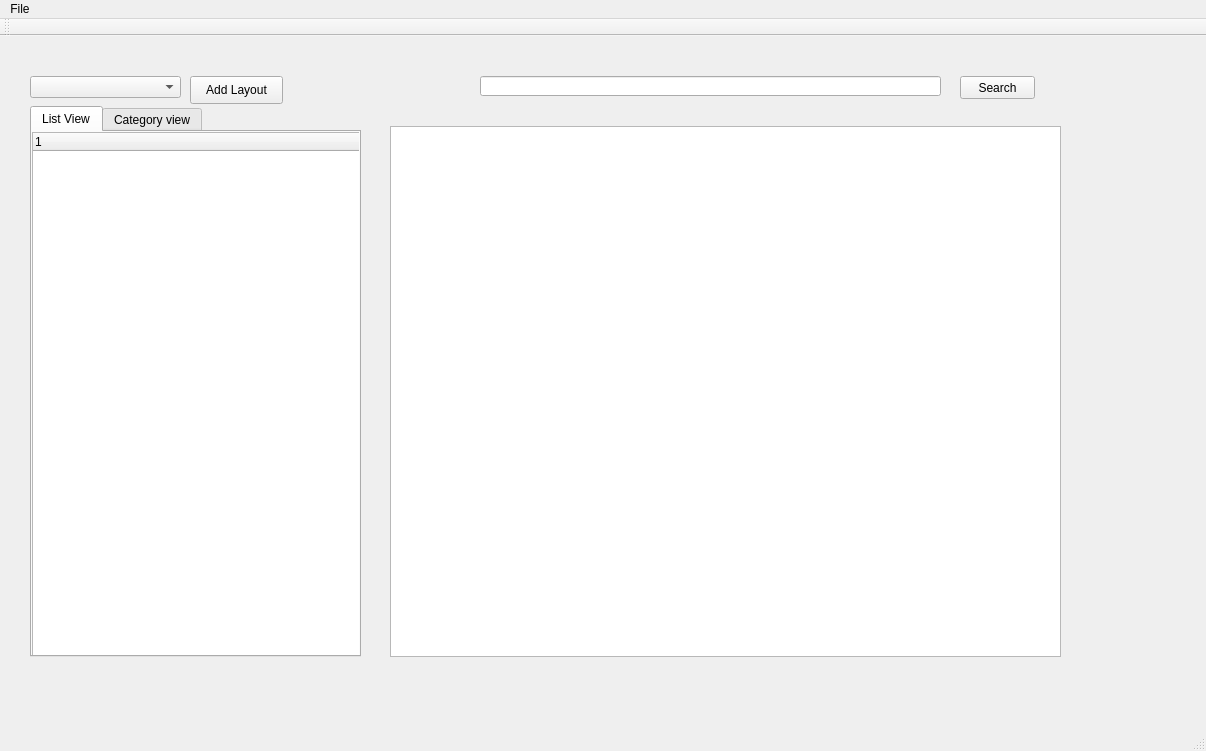
<?xml version="1.0" encoding="UTF-8"?>
<ui version="4.0">
 <class>StuffFinderClass</class>
 <widget class="QMainWindow" name="StuffFinderClass">
  <property name="geometry">
   <rect>
    <x>0</x>
    <y>0</y>
    <width>1206</width>
    <height>751</height>
   </rect>
  </property>
  <property name="windowTitle">
   <string>StuffFinder</string>
  </property>
  <widget class="QWidget" name="centralWidget">
   <widget class="QTabWidget" name="tabWidget">
    <property name="geometry">
     <rect>
      <x>30</x>
      <y>70</y>
      <width>331</width>
      <height>551</height>
     </rect>
    </property>
    <property name="currentIndex">
     <number>0</number>
    </property>
    <widget class="QWidget" name="tab">
     <attribute name="title">
      <string>List View</string>
     </attribute>
     <widget class="QTreeWidget" name="itemsTreeWidget">
      <property name="geometry">
       <rect>
        <x>0</x>
        <y>0</y>
        <width>331</width>
        <height>531</height>
       </rect>
      </property>
      <column>
       <property name="text">
        <string notr="true">1</string>
       </property>
      </column>
     </widget>
    </widget>
    <widget class="QWidget" name="tab_3">
     <attribute name="title">
      <string>Category view</string>
     </attribute>
     <widget class="QTreeWidget" name="categoryTreeWidget">
      <property name="geometry">
       <rect>
        <x>0</x>
        <y>0</y>
        <width>331</width>
        <height>531</height>
       </rect>
      </property>
      <column>
       <property name="text">
        <string notr="true">1</string>
       </property>
      </column>
     </widget>
    </widget>
   </widget>
   <widget class="QGraphicsView" name="graphicsView">
    <property name="geometry">
     <rect>
      <x>390</x>
      <y>90</y>
      <width>671</width>
      <height>531</height>
     </rect>
    </property>
   </widget>
   <widget class="QLineEdit" name="search">
    <property name="geometry">
     <rect>
      <x>480</x>
      <y>40</y>
      <width>461</width>
      <height>20</height>
     </rect>
    </property>
   </widget>
   <widget class="QPushButton" name="Search_button">
    <property name="geometry">
     <rect>
      <x>960</x>
      <y>40</y>
      <width>75</width>
      <height>23</height>
     </rect>
    </property>
    <property name="text">
     <string>Search</string>
    </property>
   </widget>
   <widget class="QComboBox" name="layoutComboBox">
    <property name="geometry">
     <rect>
      <x>30</x>
      <y>40</y>
      <width>151</width>
      <height>22</height>
     </rect>
    </property>
   </widget>
   <widget class="QPushButton" name="addLayout">
    <property name="geometry">
     <rect>
      <x>190</x>
      <y>40</y>
      <width>93</width>
      <height>28</height>
     </rect>
    </property>
    <property name="text">
     <string>Add Layout</string>
    </property>
   </widget>
  </widget>
  <widget class="QMenuBar" name="menuBar">
   <property name="geometry">
    <rect>
     <x>0</x>
     <y>0</y>
     <width>1206</width>
     <height>21</height>
    </rect>
   </property>
   <widget class="QMenu" name="menuFile">
    <property name="title">
     <string>File</string>
    </property>
   </widget>
   <addaction name="menuFile"/>
  </widget>
  <widget class="QToolBar" name="mainToolBar">
   <attribute name="toolBarArea">
    <enum>TopToolBarArea</enum>
   </attribute>
   <attribute name="toolBarBreak">
    <bool>false</bool>
   </attribute>
  </widget>
  <widget class="QStatusBar" name="statusBar"/>
 </widget>
 <layoutdefault spacing="6" margin="11"/>
 <resources>
  <include location="stufffinder.qrc"/>
 </resources>
 <connections/>
</ui>
